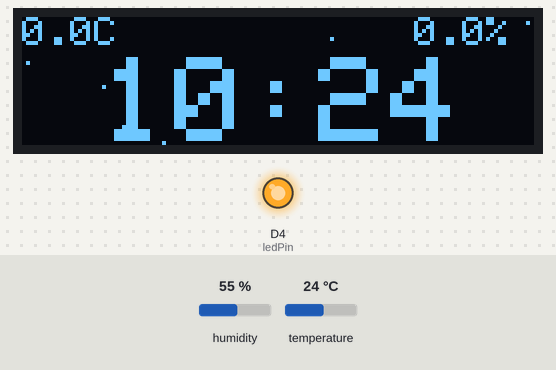
Bench run of a sketch on a simulated ESP8266 (Wemos D1 mini). Shown: 128×32 one-colour display, output pins drawn as LEDs (lit = HIGH). The inputs (shaded band) are chosen by the test bench; at power-on: humidity 55 %, temperature 24 °C. WiFi joins after 1.5 s; servers stay silent unless stated; network time is answered at once with the bench clock; the local clock reads 2024-03-15 10:24:30 at power-on unless the sketch sets it; random numbers use the default seed unless the sketch sets one.

Above: at 3.2 s.
3.3 s: humidity set to 22 %
At 5.28 s:
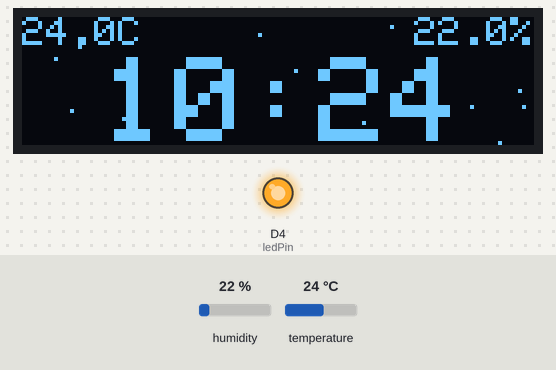
10.0 s: temperature set to 12 °C
At 10.23 s:
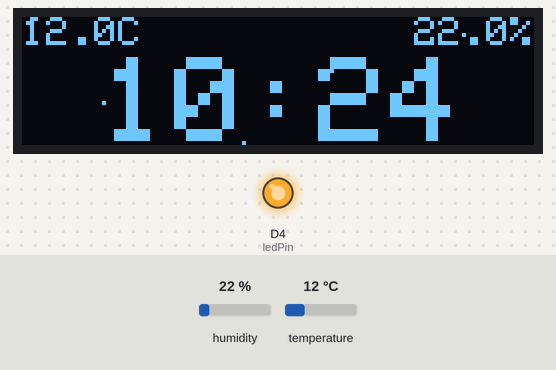
16.7 s: humidity set to 40 %
At 20.47 s:
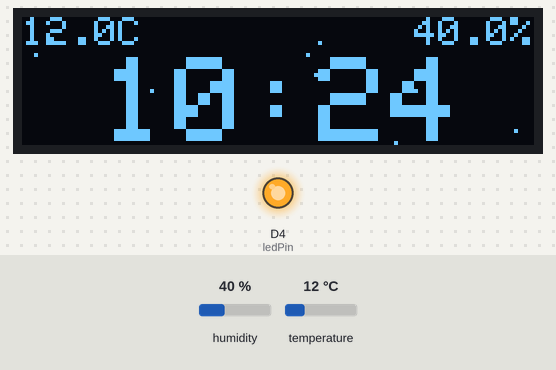
23.4 s: temperature set to 19 °C
At 25.43 s:
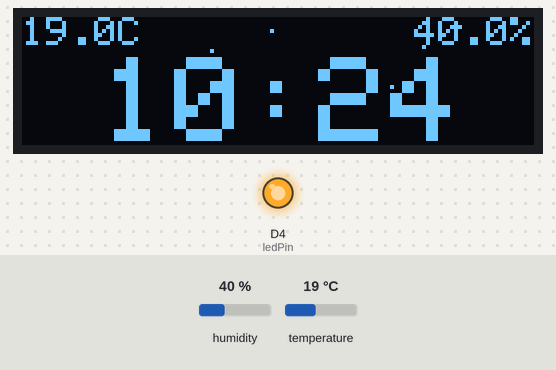
Timing chart, 0 to 26.9 s (numbered marks = the images above; inputs shaded):
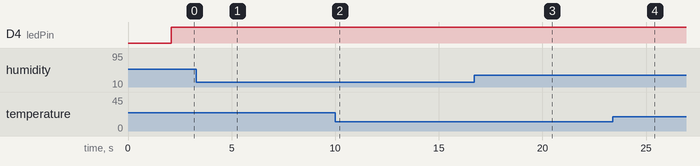

The sketch:

d1_mini_clock_test_code.ino
```cpp
#include <Wire.h>
#include <Adafruit_GFX.h>
#include <Adafruit_SSD1306.h>
#include <DHT.h>
#include <ESP8266WiFi.h>
#include <WiFiUdp.h>
#include <NTPClient.h>

// Replace with your network credentials
const char* ssid = "0range";
const char* password = "oooooooo";

// NTP Server details
const char* ntpServer = "pool.ntp.org";
const long gmtOffset_sec = 19800;  // GMT+5:30
const int daylightOffset_sec = 0;

// Pin for DHT22 sensor
const int DHTPin = D5;

// Pin for built-in LED
const int ledPin = LED_BUILTIN;

// Initialize the OLED display
Adafruit_SSD1306 display(128, 32, &Wire, -1);

// Initialize the DHT sensor
DHT dht(DHTPin, DHT22);

// Initialize the NTP client
WiFiUDP ntpUDP;
NTPClient timeClient(ntpUDP, ntpServer, gmtOffset_sec, daylightOffset_sec);

// Variables for time and temperature
unsigned long lastSyncTime = 0;
unsigned long syncInterval = 600000;          // 10 minutes
unsigned long lastTempUpdate = 0;
unsigned long tempUpdateInterval = 5000;      // 5 seconds
unsigned long lastRaindropTime = 0;
unsigned long raindropInterval = 20;         // 0.1 second
int numRaindrops = 200;                        // Number of raindrop pixels

// Temperature and humidity variables
float temperature = 0.0;
float humidity = 0.0;

// Array to store raindrop positions
int raindrops[128];

void setup() {
  // Connect to Wi-Fi
  WiFi.begin(ssid, password);
  while (WiFi.status() != WL_CONNECTED) {
    delay(1000);
  }

  // Configure DHT sensor
  dht.begin();

  // Initialize display
  display.begin(SSD1306_SWITCHCAPVCC, 0x3C);
  display.clearDisplay();

  // Connect to NTP server
  timeClient.begin();
  timeClient.update();

  // Turn off Wi-Fi to save power
  WiFi.disconnect(true);
  WiFi.mode(WIFI_OFF);

  // Set LED pin as output
  pinMode(ledPin, OUTPUT);

  // Initialize raindrop positions
  for (int i = 0; i < 128; i++) {
    raindrops[i] = -1;
  }
}

void loop() {
  // Update time from NTP server at the specified interval
  unsigned long currentTime = millis();
  if (currentTime - lastSyncTime >= syncInterval - 1000 && currentTime - lastSyncTime < syncInterval) {
    // Turn on Wi-Fi 1 second before sync interval
    WiFi.mode(WIFI_STA);
    WiFi.begin(ssid, password);
  }
  if (currentTime - lastSyncTime >= syncInterval) {
    lastSyncTime = currentTime;
    updateTime();

    // Turn off Wi-Fi after updating time
    WiFi.disconnect(true);
    WiFi.mode(WIFI_OFF);
  }

  // Update temperature and humidity at the specified interval
  if (currentTime - lastTempUpdate >= tempUpdateInterval) {
    lastTempUpdate = currentTime;
    readTemperature();
  }

  // Update raindrops
  if (currentTime - lastRaindropTime >= raindropInterval) {
    lastRaindropTime = currentTime;
    updateRaindrops();
  }

  // Display temperature, humidity, and time
  displayTemperature();
  displayHumidity();
  displayTime();

  // Display raindrops
  displayRaindrops();

  display.display();

  // Check Wi-Fi connection status and control LED
  if (WiFi.status() == WL_CONNECTED) {
    digitalWrite(ledPin, LOW);  // Turn on LED
  } else {
    digitalWrite(ledPin, HIGH); // Turn off LED
  }

  delay(10);
}

void updateTime() {
  // Update time from NTP server
  timeClient.update();
}

void readTemperature() {
  // Read temperature and humidity from DHT sensor
  temperature = dht.readTemperature();
  humidity = dht.readHumidity();
}

void displayTemperature() {
  // Display temperature on the OLED display
  display.clearDisplay();
  display.setTextSize(1);
  display.setTextColor(WHITE);
  display.setCursor(0, 0);
  display.print(temperature, 1);
  display.println("C");
}

void displayHumidity() {
  // Display humidity on the OLED display
  display.setTextSize(1);
  display.setTextColor(WHITE);
  display.setCursor(98, 0);
  display.print(humidity, 1);
  display.println("%");
}

void displayTime() {
  // Display time on the OLED display
  display.setTextSize(3);
  display.setTextColor(WHITE);
  display.setCursor(20, 10);

  int hours = timeClient.getHours();
  int minutes = timeClient.getMinutes();

  if (hours < 10) {
    display.print("0");
  }
  display.print(hours);
  display.print(":");
  if (minutes < 10) {
    display.print("0");
  }
  display.print(minutes);
}

void updateRaindrops() {
  // Update raindrop positions
  for (int i = 0; i < 128; i++) {
    if (raindrops[i] >= 0) {
      raindrops[i]++;
      if (raindrops[i] >= 32) {
        raindrops[i] = -1;
      }
    } else {
      if (random(0, 1000) < 2) {
        raindrops[i] = 0;
      }
    }
  }
}

void displayRaindrops() {
  // Display raindrops on the OLED display
  display.setTextColor(WHITE);
  for (int i = 0; i < 128; i++) {
    if (raindrops[i] >= 0) {
      display.drawPixel(i, raindrops[i], WHITE);
    }
  }
}
```
